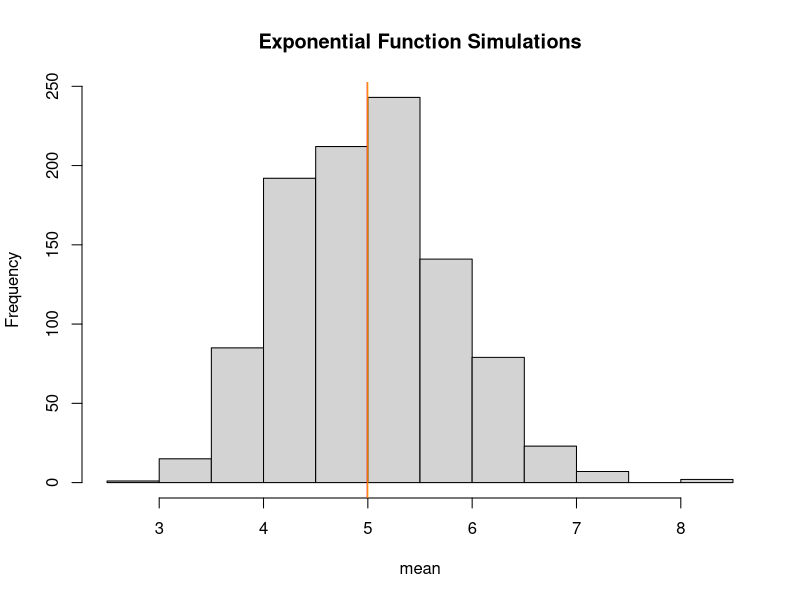
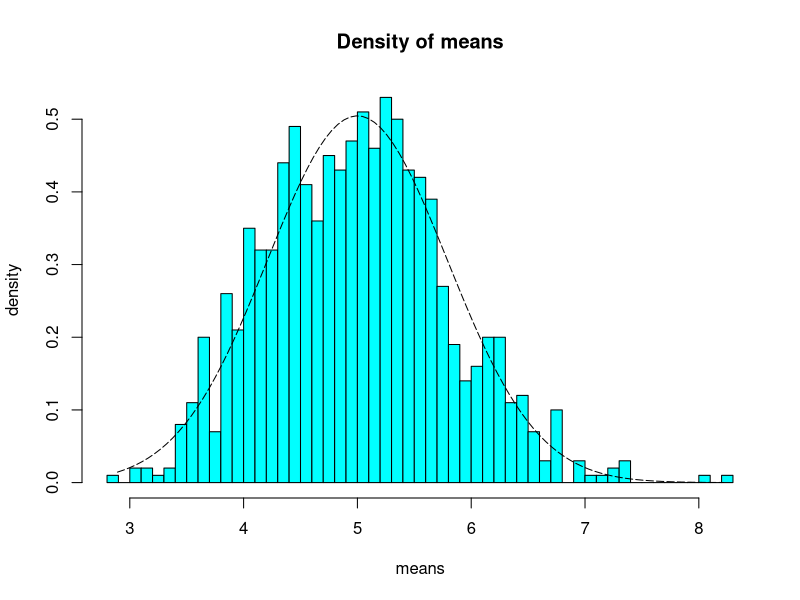
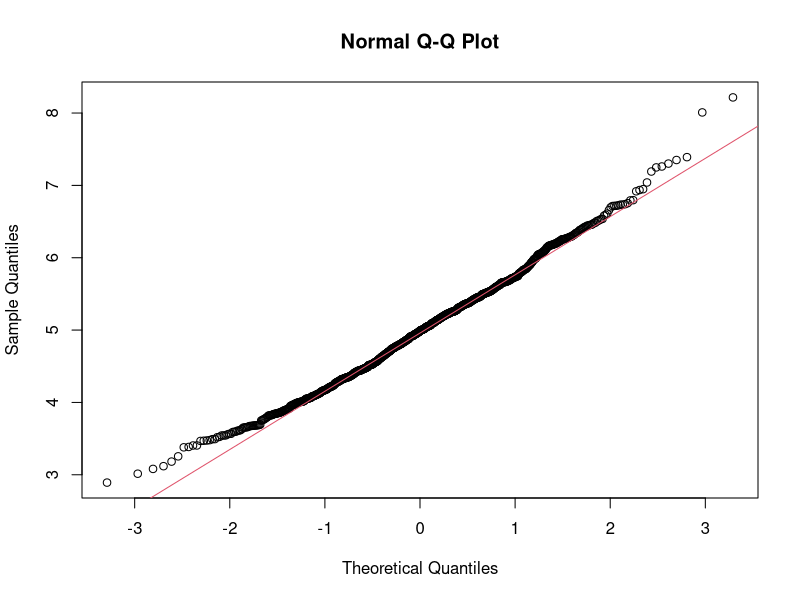

These figures' R source, in order:
## ---- chunk 1
knitr::opts_chunk$set(echo = TRUE)
## ---- chunk 2
library("data.table")
library("ggplot2")
## ---- chunk 3
# set seed for reproducability
set.seed(31)
# set lambda to 0.2
lambda <- 0.2
# 40 samples
n <- 40
# 1000 simulations
simulations <- 1000
# simulate
simulated_exponentials <- replicate(simulations, rexp(n, lambda))
# calculate mean of exponentials
means_exponentials <- apply(simulated_exponentials, 2, mean)
## ---- chunk 4
analytical_mean <- mean(means_exponentials)
analytical_mean
## ---- chunk 5
# analytical mean
theory_mean <- 1/lambda
theory_mean
## ---- chunk 6
# visualization
hist(means_exponentials, xlab = "mean", main = "Exponential Function Simulations")
abline(v = analytical_mean, col = "red")
abline(v = theory_mean, col = "orange")
## ---- chunk 7
# standard deviation of distribution
standard_deviation_dist <- sd(means_exponentials)
standard_deviation_dist
## ---- chunk 8
# standard deviation from analytical expression
standard_deviation_theory <- (1/lambda)/sqrt(n)
standard_deviation_theory
## ---- chunk 9
# variance of distribution
variance_dist <- standard_deviation_dist^2
variance_dist
## ---- chunk 10
# variance from analytical expression
variance_theory <- ((1/lambda)*(1/sqrt(n)))^2
variance_theory
## ---- chunk 11
xfit <- seq(min(means_exponentials), max(means_exponentials), length=100)
yfit <- dnorm(xfit, mean=1/lambda, sd=(1/lambda/sqrt(n)))
hist(means_exponentials,breaks=n,prob=T,col="cyan",xlab = "means",main="Density of means",ylab="density")
lines(xfit, yfit, pch=22, col="black", lty=5)
## ---- chunk 12
# compare the distribution of averages of 40 exponentials to a normal distribution
qqnorm(means_exponentials)
qqline(means_exponentials, col = 2)
